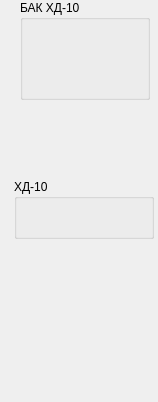
  <widget class="QWidget" name="dgroup_12" native="true">
   <property name="geometry">
    <rect>
     <x>1336</x>
     <y>10</y>
     <width>158</width>
     <height>402</height>
    </rect>
   </property>
   <widget class="DoserPanel" name="cpanel_10">
    <property name="geometry">
     <rect>
      <x>20</x>
      <y>0</y>
      <width>130</width>
      <height>100</height>
     </rect>
    </property>
    <property name="title">
     <string>БАК ХД-10</string>
    </property>
    <property name="precision">
     <number>3</number>
    </property>
   </widget>
   <widget class="Animation" name="dosator_14">
    <property name="geometry">
     <rect>
      <x>42</x>
      <y>182</y>
      <width>86</width>
      <height>131</height>
     </rect>
    </property>
    <property name="contextMenuPolicy">
     <enum>Qt::CustomContextMenu</enum>
    </property>
    <property name="source">
     <url>
      <string>qrc:/concrete/dadditions.mng</string>
     </url>
    </property>
    <property name="playbackHints">
     <set>Animation::Bounce</set>
    </property>
    <widget class="QPushButton" name="dopen_15">
     <property name="geometry">
      <rect>
       <x>27</x>
       <y>60</y>
       <width>32</width>
       <height>32</height>
      </rect>
     </property>
     <property name="text">
      <string/>
     </property>
     <property name="checkable">
      <bool>true</bool>
     </property>
     <property name="flat">
      <bool>true</bool>
     </property>
     <property name="style" stdset="0">
      <string>open</string>
     </property>
    </widget>
    <widget class="QLabel" name="opened_4">
     <property name="geometry">
      <rect>
       <x>3</x>
       <y>64</y>
       <width>22</width>
       <height>22</height>
      </rect>
     </property>
     <property name="text">
      <string/>
     </property>
     <property name="pixmap">
      <pixmap resource="../resources/concrete.qrc">:/concrete/green.png</pixmap>
     </property>
    </widget>
   </widget>
   <widget class="Animation" name="container_22">
    <property name="geometry">
     <rect>
      <x>34</x>
      <y>90</y>
      <width>84</width>
      <height>82</height>
     </rect>
    </property>
    <property name="contextMenuPolicy">
     <enum>Qt::CustomContextMenu</enum>
    </property>
    <property name="source">
     <url>
      <string>qrc:/concrete/pump.mng</string>
     </url>
    </property>
    <widget class="QPushButton" name="open_23">
     <property name="geometry">
      <rect>
       <x>29</x>
       <y>27</y>
       <width>32</width>
       <height>32</height>
      </rect>
     </property>
     <property name="text">
      <string/>
     </property>
     <property name="flat">
      <bool>true</bool>
     </property>
     <property name="style" stdset="0">
      <string>open</string>
     </property>
    </widget>
   </widget>
   <widget class="Animation" name="animation_15">
    <property name="geometry">
     <rect>
      <x>69</x>
      <y>308</y>
      <width>32</width>
      <height>95</height>
     </rect>
    </property>
    <property name="source">
     <url>
      <string>qrc:/concrete/water-rain.mng</string>
     </url>
    </property>
    <property name="playbackHints">
     <set>Animation::Ceaseless</set>
    </property>
   </widget>
   <widget class="DosatorPanel" name="dpanel_14">
    <property name="geometry">
     <rect>
      <x>14</x>
      <y>179</y>
      <width>140</width>
      <height>60</height>
     </rect>
    </property>
    <property name="title">
     <string>ХД-10</string>
    </property>
    <property name="weight">
     <double>0.000000000000000</double>
    </property>
    <property name="precision">
     <number>3</number>
    </property>
   </widget>
   <zorder>dosator_14</zorder>
   <zorder>container_22</zorder>
   <zorder>animation_15</zorder>
   <zorder>dpanel_14</zorder>
   <zorder>cpanel_10</zorder>
  </widget>
